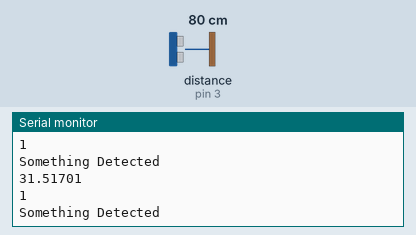
This sketch was run on a simulated Arduino Uno, built with avr-gcc and run on an emulated ATmega328P. On the bench: the last lines printed to the serial monitor. Wiring (inferred from the names in the program): range finder with pulse-width output: data pin 3. The test bench sets the inputs (shaded band); at power-on: distance to the obstacle (sensor on pin 3) 80 cm. The echo pulse lasts 58.3 µs per cm; no radio packets arrive unless stated.

Above: at 1.4 s.
1.5 s: distance to the obstacle (sensor on pin 3) set to 2 cm
At 1.85 s:
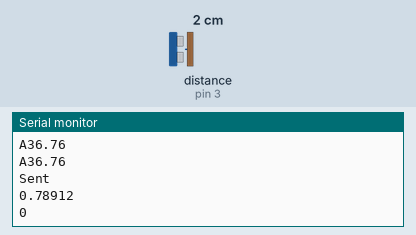
3.1 s: distance to the obstacle (sensor on pin 3) set to 35 cm
At 3.12 s:
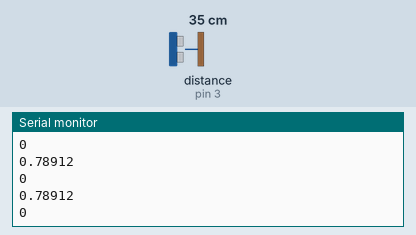
Timing chart, 0 to 6.1 s (numbered marks = the images above; inputs shaded):
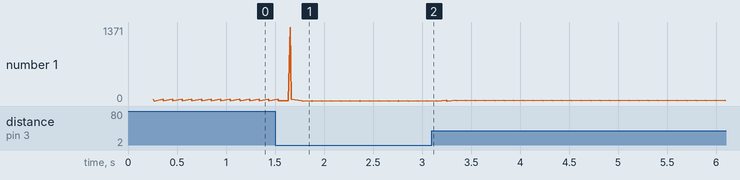

Measured:
- after the input at 1.5 s, the serial monitor: prints a new line after 0.13 s (image 1)

The sketch:

Transmitter_AV2.0.ino
```cpp
//Libraries being used
#include <SPI.h>
#include <Chrono.h>
#include <RH_RF95.h>

//Definitions
#define RFM95_CS 10
#define RFM95_RST 9
#define RFM95_INT 2
#define RF95_FREQ 915.0 //Must match RX's freq!
#define LED 13
#define TRUCK_LENGTH 0.0139999974   //in km
#define SUV_LENGTH 0.0048514        //in km
#define SEDAN_LENGTH 0.0047244      //in km
#define MAX_DISTANCE 105.354
#define MIN_DISTANCE 7.874

//Instance of the radio driver
RH_RF95 rf95(RFM95_CS, RFM95_INT);

//Instance of stopwatch timer
Chrono StopWatch;

//Global variables for Ultrasonic
const int pwPin1 = 3;
float sensor, mm1, mm, pw1, distance1, vehicle_length;
bool flag = false;

void setup(){
  StopWatch.stop();

  pinMode(RFM95_RST, OUTPUT);
  digitalWrite(RFM95_RST, HIGH);
  pinMode(pwPin1, INPUT);
  delay(100);

  while (!Serial);
  Serial.begin(9600);
  delay(100);

  // manual reset
  digitalWrite(RFM95_RST, LOW);
  delay(10);
  digitalWrite(RFM95_RST, HIGH);
  delay(10);
  while (!rf95.init()){
    digitalWrite(LED, LOW);
    delay(100);
    digitalWrite(LED, HIGH);
    delay(100);
    digitalWrite(LED, LOW);
    delay(100);
    digitalWrite(LED, HIGH);
    delay(500);
  }

  // Defaults after init are 434.0MHz, modulation GFSK_Rb250Fd250, +13dbM
  while (!rf95.setFrequency(RF95_FREQ)){
    digitalWrite(LED, LOW);
    delay(100);
    digitalWrite(LED, HIGH);
    delay(100);
    digitalWrite(LED, LOW);
    delay(100);
    digitalWrite(LED, HIGH);
    delay(100);
    digitalWrite(LED, LOW);
    delay(100);
    digitalWrite(LED, HIGH);
    delay(500);
  }

  // Defaults after init are 434.0MHz, 13dBm, Bw = 125 kHz, Cr = 4/5, Sf = 128chips/symbol, CRC on

  // The default transmitter power is 13dBm, using PA_BOOST.
  // If you are using RFM95/96/97/98 modules which uses the PA_BOOST transmitter pin, then
  // you can set transmitter powers from 5 to 23 dBm:
  rf95.setTxPower(23, false);
}

int16_t packetnum = 0;  // packet counter, we increment per xmission

float read_sensors(){
  /*
  Scale factor is (Vcc/512) per inch. A 5V supply yields ~9.8mV/in
  Arduino analog pin goes from 0 to 1024, so the value has to be divided by 2 to get the actual inches
  */
  sensor = pulseIn(pwPin1, HIGH);
  mm1 = sensor;
  pw1=25.4/147;
  mm=mm1*pw1;
  return mm/25.4;
}

void loop(){
  String packet,spd_raw;
  float spd, t;
  distance1=read_sensors();
  delay(10);
  Serial.println(distance1,5);
  Serial.println(flag);
  char radiopacket[20];

  if(distance1<=MAX_DISTANCE && distance1>=MIN_DISTANCE){
    Serial.println("Something Detected");
    if(StopWatch.isRunning()==false){
      Serial.println("Timer was Running");
      StopWatch.restart();
      Serial.println("Timer Reset");
      flag=true;
      if(distance1>=MIN_DISTANCE && distance1<95.054){
        vehicle_length=TRUCK_LENGTH;  //551.181 inches in km
      }else if(distance1>=95.054 && distance1<99.354){
        vehicle_length=SUV_LENGTH;     //191 inches in km
      }else{
        vehicle_length=SEDAN_LENGTH;     //186 inches in km
      }
    }
  }
  else if((distance1>MAX_DISTANCE || distance1<MIN_DISTANCE) && flag==true){
      Serial.println("Stop Detecting");
      t=StopWatch.elapsed();
      Serial.println(t);
      spd=(vehicle_length)/(t/3600000.0);
      if(spd>60){
        //False Data
        t=0;
        flag=false;
        StopWatch.stop();
        return;
      }
      spd_raw=spd;
      Serial.println(spd,5);
      packet='A'+spd_raw;
      Serial.println(packet);
      packet.toCharArray(radiopacket,20);
      Serial.println(radiopacket);
      rf95.send((uint8_t*)radiopacket, 20);
      rf95.waitPacketSent();
      Serial.println("Sent");
      digitalWrite(LED, HIGH);
      digitalWrite(LED, LOW);
      t=0;
      StopWatch.stop();
      flag=false;
  }
  delay(50);
}
```
